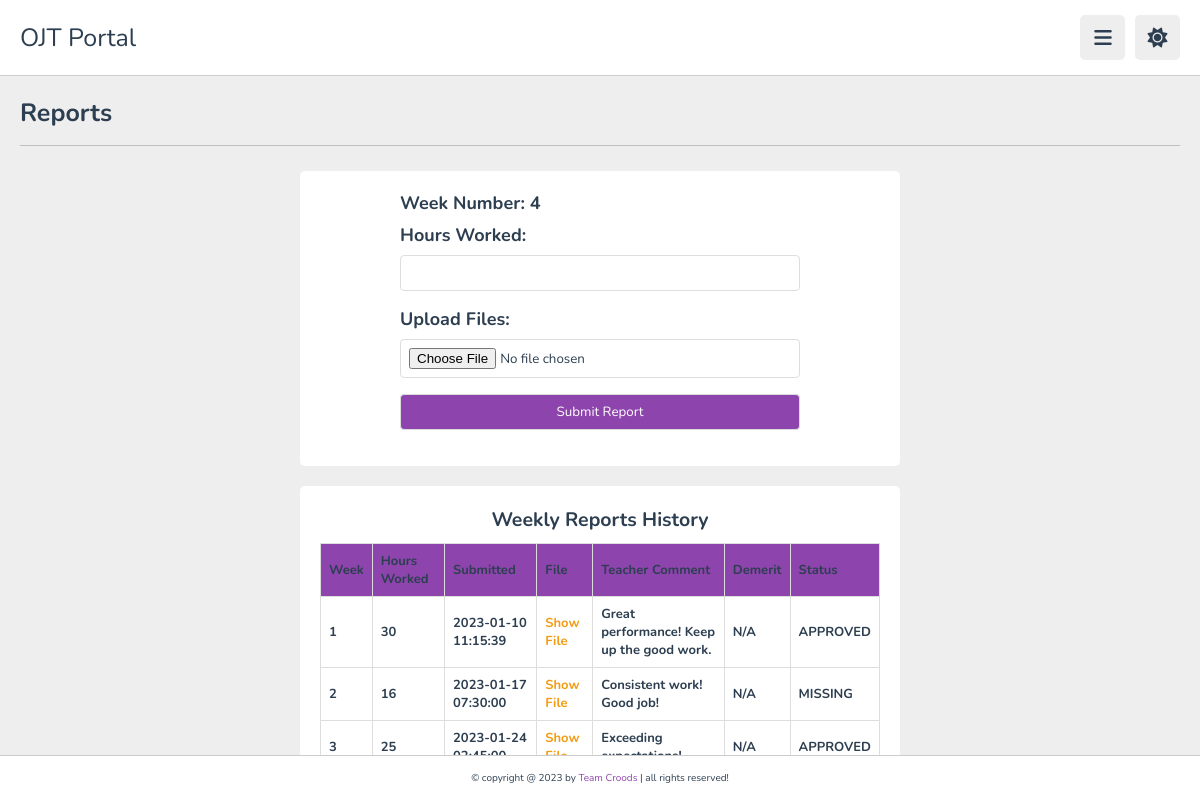
The app's page /student/reports.php (signed in) with its own data.
### tables this page shows
CREATE TABLE IF NOT EXISTS `reports` (
  `reportId` int NOT NULL AUTO_INCREMENT,
  `studentId` int NOT NULL,
  `weekNum` int NOT NULL,
  `hoursWorked` int NOT NULL,
  `demerit` int DEFAULT NULL,
  `reportFile` varchar(255) NOT NULL,
  `submittedAt` timestamp NOT NULL DEFAULT CURRENT_TIMESTAMP,
  `comment` text NOT NULL,
  `status` tinyint(1) NOT NULL DEFAULT '0',
  PRIMARY KEY (`reportId`),
  KEY `userId_reports` (`studentId`),
  KEY `report_status` (`status`)
);

CREATE TABLE IF NOT EXISTS `status` (
  `code` tinyint(1) NOT NULL,
  `status` varchar(15) NOT NULL,
  PRIMARY KEY (`code`)
);

### student/reports.php (the view, shortened to what this page needs)
<?php
require "../database/database.php";
?>
<!DOCTYPE html>
<html lang="en">
<head>
   <link rel="stylesheet" href="https://cdnjs.cloudflare.com/ajax/libs/font-awesome/6.1.2/css/all.min.css">
   <link rel="stylesheet" href="../public/css/style.css">
</head>
<body>
   <header class="header">
      <section class="flex">
         <a href="index.php" class="logo">OJT Portal</a>
         <div class="icons">
            <div id="menu-btn" class="fas fa-bars"></div>
            <div id="toggle-btn" class="fas fa-sun"></div>
         </div>
      </section>
   </header>
   <section class="reports">
      <h1 class="heading">Reports</h1>
      <div class="box-container">
         <div class="rectangle">
            <form action="" method="post" enctype="multipart/form-data" onsubmit="return checkFormSubmission();">
               <label for="weekNumber">Week Number: <?php echo $_SESSION['weekNum']; ?> </label>
               <label for="hoursWorked">Hours Worked:</label>
               <input type="number" id="hoursWorked" name="hoursWorked" required>
               <label for="uploadFiles">Upload Files:</label>
               <input type="file" id="uploadFiles" name="uploadFiles" required>
               <button type="submit">Submit Report</button>
            </form>
         </div>
      </div>
      <div class="box-container">
         <div class="rectangle">
            <table>
               <caption>Weekly Reports History</caption>
               <tr>
                  <th>Week</th>
                  <th>Hours Worked</th>
                  <th>Submitted</th>
                  <th>File</th>
                  <th>Teacher Comment</th>
                  <th>Demerit</th>
                  <th>Status</th>
               </tr>
               <?php
               $fetchReportsQuery = "SELECT r.weekNum, r.hoursWorked, r.submittedAt, r.reportFile, r.comment, r.demerit, s.status FROM reports r JOIN status s ON r.status = s.code WHERE r.studentId = '{$_SESSION['studentId']}'";
               $fetchReportsResult = mysqli_query($db, $fetchReportsQuery);
               if (mysqli_num_rows($fetchReportsResult) > 0) {
                  while ($reportRow = mysqli_fetch_assoc($fetchReportsResult)) {
                     echo "<tr>";
                     echo "<td>{$reportRow['weekNum']}</td>";
                     echo "<td>{$reportRow['hoursWorked']}</td>";
                     echo "<td>{$reportRow['submittedAt']}</td>";
                     echo "<td><a href='{$reportRow['reportFile']}' target='_blank'>Show File</a></td>";
                     echo "<td>{$reportRow['comment']}</td>";
                     $demerit = $reportRow['demerit'] !== null ? $reportRow['hoursWorked'] - $reportRow['demerit'] : "N/A";
                     echo "<td>{$demerit}</td>";
                     echo "<td>{$reportRow['status']}</td>";
                     echo "</tr>";
                  }
               } else {
                  echo "<tr><td colspan='7'>No reports found.</td></tr>";
               }
               ?>
            </table>
         </div>
      </div>
   </section>
   <footer class="footer">
      &copy; copyright @ 2023 by <span>Team Croods</span> | all rights reserved!
   </footer>
</body>
</html>

### public/css/style.css (style rules this page uses)
:root { --main-color:#8e44ad; --red:#e74c3c; --orange:#f39c12; --light-color:#888; --light-bg:#eee; --black:#2c3e50; --white:#fff; --border:.1rem solid rgba(0,0,0,.2); }
* { font-family: 'Nunito', sans-serif; margin:0; padding:0; box-sizing: border-box; outline: none; border:none; text-decoration: none; }
html { font-size: 62.5%; overflow-x: hidden; }
body { background-color: var(--light-bg); padding-left: 30rem; }
section { padding:2rem; margin: 0 auto; max-width: 1200px; }
.heading { font-size: 2.5rem; color:var(--black); margin-bottom: 2.5rem; border-bottom: var(--border); padding-bottom: 1.5rem; text-transform: capitalize; }
.header { position: sticky; top:0; left:0; right: 0; background-color: var(--white); z-index: 1000; border-bottom: var(--border); }
.header .flex { display: flex; align-items: center; justify-content: space-between; position: relative; padding: 1.5rem 2rem; }
.header .flex .logo { font-size: 2.5rem; color: var(--black); }
.header .flex .icons div { font-size: 2rem; color:var(--black); background-color: var(--light-bg); border-radius: .5rem; height: 4.5rem; width: 4.5rem; line-height: 4.5rem; cursor: pointer; text-align: center; margin-left: .7rem; }
.reports .box-container form { font-size: large; display: flex; flex-direction: column; max-width: 400px; margin: auto; color: var(--black); }
.reports .box-container form label { margin-bottom: 8px; font-weight: bold; }
.reports .box-container form input, .reports .box-container form textarea, .reports .box-container form button { margin-bottom: 16px; padding: 8px; border: 1px solid #ddd; border-radius: 4px; }
.reports .box-container form button { background-color:var(--main-color); color: white; cursor: pointer; }
.reports .box-container { margin-bottom: 20px; }
.reports .box-container .rectangle { background-color: var(--white); border-radius: 0.5rem; padding: 2rem; width: 60rem; max-width: 100%; margin: auto; }
table { font-size: small; font-weight: bold; color:var(--black); width: 100%; border-collapse: collapse; }
caption { font-size: 1.5em; margin-bottom: 10px; }
th, td { border: 1px solid #ddd; padding: 8px; text-align: left; }
th { background-color: var(--main-color); }
a { text-decoration: none; color: var(--orange); }
.footer { background-color: var(--white); border-top: var(--border); position: fixed; bottom: 0; left: 0; right: 0; text-align: center; font-size: 1rem; padding:1.5rem 1rem; color:var(--black); margin-top: 1rem; z-index: 1000; }
.footer span { color:var(--main-color); }
section.reports, section.home-grid { min-height: 650px; height: 700px; }
@media (max-width:1200px) { body { padding-left: 0; } }

### records on screen
reports: weekNum "1", hoursWorked "30", submittedAt "2023-01-10 11:15:39", comment "Great performance! Keep up the good work.", demerit "N/A", status.status "APPROVED"
reports: weekNum "2", hoursWorked "16", submittedAt "2023-01-17 07:30:00", comment "Consistent work! Good job!", demerit "N/A", status.status "MISSING"
reports: weekNum "3", hoursWorked "25", submittedAt "2023-01-24…", comment "Exceeding…", demerit "N/A", status.status "APPROVED"

### other values on screen
$_SESSION['weekNum'] "4"
